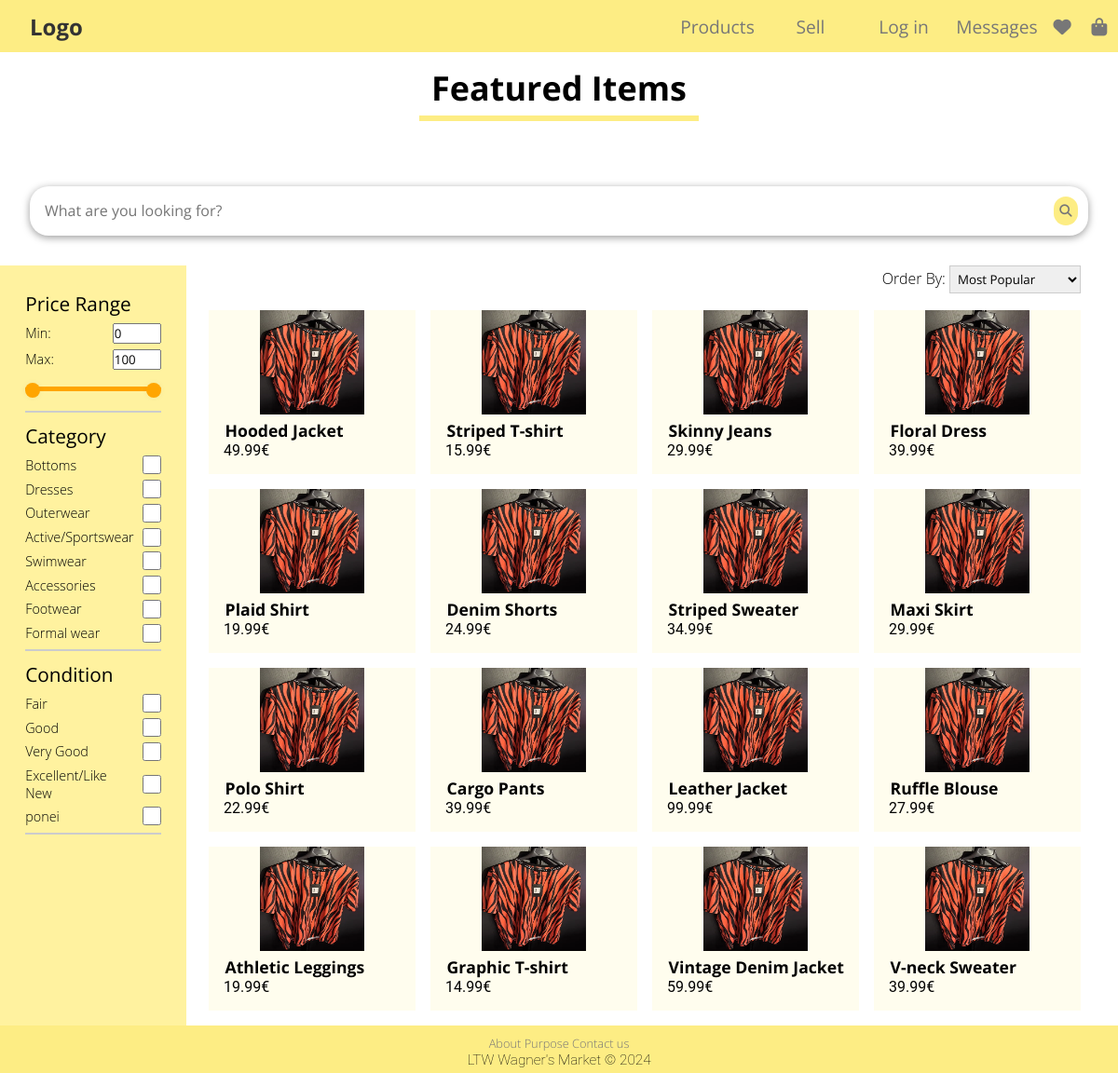
The page /pages/search.php on the database as committed earlier.
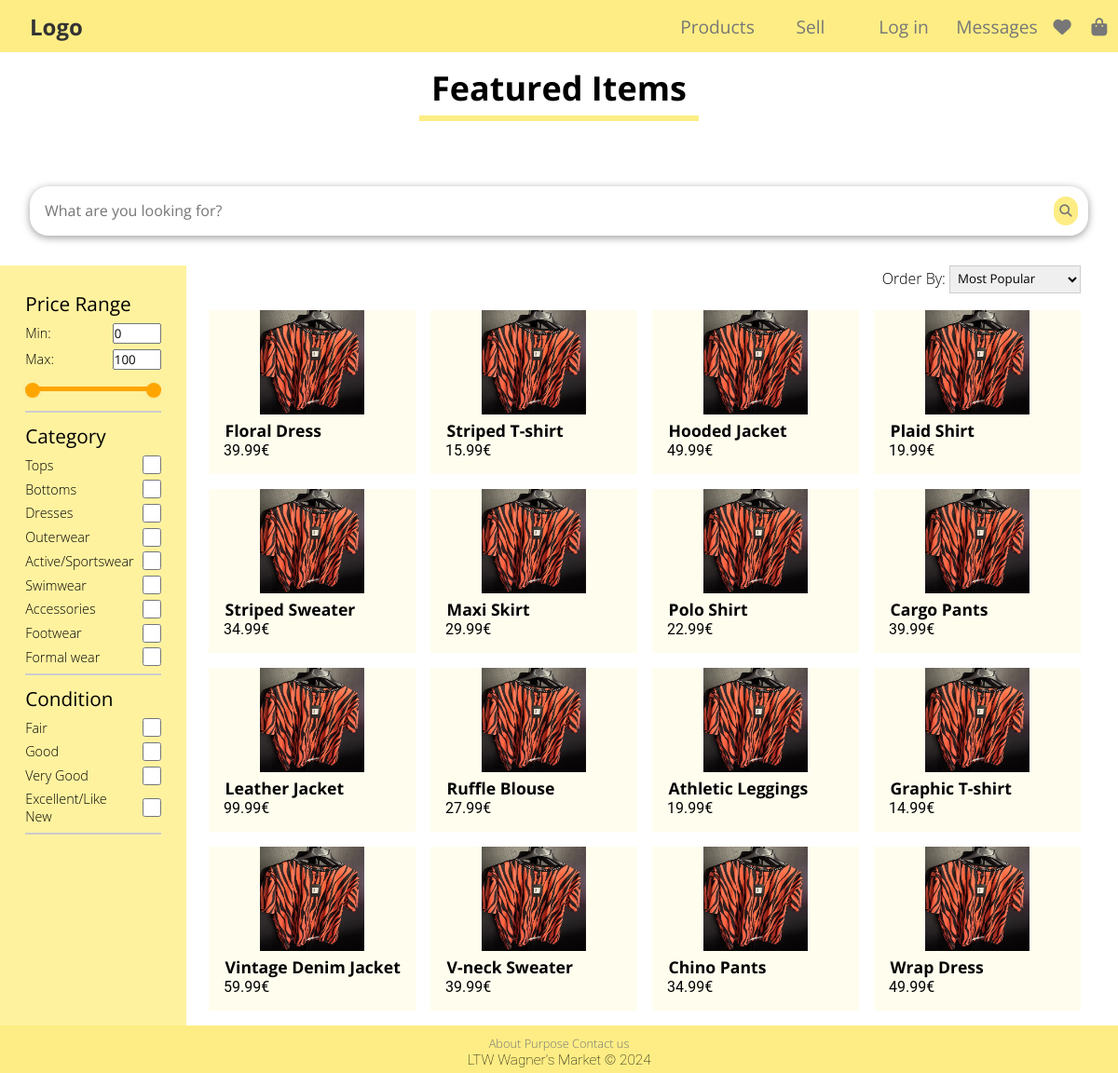
The same page on the database as committed later.
### tables this page shows
CREATE TABLE ITEM (
    ItemId INTEGER PRIMARY KEY AUTOINCREMENT,
    UserId INTEGER NOT NULL,
    Title TEXT NOT NULL,
    Price FLOAT NOT NULL,
    Description TEXT NOT NULL,
    Condition TEXT NOT NULL,
    Size TEXT NOT NULL,
    Brand TEXT NOT NULL,
    ImagePath TEXT NOT NULL,
    WishlistCounter INTEGER DEFAULT 0,
    Timestamp DATETIME NOT NULL DEFAULT CURRENT_TIMESTAMP,
    CONSTRAINT PriceConstraint CHECK (Price > 0),
    FOREIGN KEY (UserId) REFERENCES USER (UserId) ON DELETE CASCADE ON UPDATE CASCADE,
    FOREIGN KEY (Condition) REFERENCES CONDITION (Condition) ON DELETE CASCADE ON UPDATE CASCADE,
    FOREIGN KEY (Size) REFERENCES SIZE (Size) ON DELETE CASCADE ON UPDATE CASCADE
);

CREATE TABLE CATEGORY (
    CategoryName TEXT NOT NULL,
    CategoryImage TEXT NOT NULL,
    CONSTRAINT Pk_CategoryName PRIMARY KEY (CategoryName)
);

CREATE TABLE CONDITION (
    Condition TEXT NOT NULL,
    CONSTRAINT PK_Condition PRIMARY KEY (Condition)
);

### public/utils/session.php (called while the page is built, shortened)
<?php
class Session
{
    public function isLoggedIn(): bool
    {
        return isset($_SESSION['id']);
    }
}
?>

### private/database/item.class.php (called while the page is built, shortened)
<?php
class Item
{
    public function __construct(int $itemId, int $userId, string $title, float $price, string $description, string $condition, string $size, string $brand, string $imagePath, int $wishlistCounter, string $timeStamp)
    {
        $this->itemId = $itemId;
        $this->title = $title;
        $this->price = $price;
        $this->imagePath = $imagePath;
    }
    static function getMostPopularItems(PDO $db, int $count, int $offset): array
    {
        $stmt = $db->prepare('SELECT ItemId, UserId, Title, Price, Description, Condition,
            Size, Brand, ImagePath, WishlistCounter, Timestamp FROM ITEM ORDER BY WishlistCounter DESC LIMIT ? OFFSET ?');
        $stmt->execute(array($count, $offset));
        $items = array();
        while ($item = $stmt->fetch()) {
            $items[] = new Item(
                $item['ItemId'],
                $item['UserId'],
                $item['Title'],
                $item['Price'],
                $item['Description'],
                $item['Condition'],
                $item['Size'],
                $item['Brand'],
                $item['ImagePath'],
                $item['WishlistCounter'],
                $item['Timestamp']
            );
        }
        return $items;
    }
    static function getMaxPrice(PDO $db): float
    {
        $stmt = $db->prepare('SELECT MAX(PRICE) AS MaxPrice FROM ITEM');
        $stmt->execute();
        return (float)$stmt->fetch(PDO::FETCH_ASSOC)['MaxPrice'];
    }
}
?>

### private/database/category.class.php (called while the page is built, shortened)
<?php
class Category
{
    public function __construct(string $categoryName, string $categoryImage)
    {
        $this->categoryName = $categoryName;
    }
    static function getCategories(PDO $db): array
    {
        $stmt = $db->prepare('SELECT CategoryName, CategoryImage FROM CATEGORY');
        $stmt->execute(array());
        $categories = array();
        while ($category = $stmt->fetch()) {
            $categories[] = new Category(
                $category['CategoryName'],
                $category['CategoryImage']
            );
        }
        return $categories;
    }
}
?>

### private/database/condition.class.php (called while the page is built, shortened)
<?php
class Condition
{
    public function __construct(string $condition)
    {
        $this->condition = $condition;
    }
    static function getConditions(PDO $db): array
    {
        $stmt = $db->prepare('SELECT Condition FROM CONDITION');
        $stmt->execute(array());
        $conditions = array();
        while ($condition = $stmt->fetch()) {
            $conditions[] = new Condition(
                $condition['Condition']
            );
        }
        return $conditions;
    }
}
?>

### private/templates/item.tpl.php (the view, shortened to what this page needs)
<?php
require_once(__DIR__ . '/../database/item.class.php');
require_once(__DIR__ . '/../database/condition.class.php');
require_once(__DIR__ . '/../database/category.class.php');
?>
<?php function drawItems(PDO $db, array $items, Session $session): void
{ ?>
        <ul class="draw-items" id="draw-items">
            <?php foreach($items as $item) { ?>
                <li class="item-card">
                    <a href="../pages/item.php?id=<?=$item->itemId?>">
                        <img src="<?= $item->imagePath?>">
                    </a>
                    <a href="../pages/item.php?id=<?=$item->itemId?>">
                        <h4><?=$item->title?></h4>
                        <p><?=number_format($item->price, 2)?>€</p>
                    </a>
                </li>
            <?php } ?>
        </ul>
<?php }?>
<?php function drawItemFilter(PDO $db, float $maxPrice, ?string $selectedCategory = null) { ?>
    <?php
        $categories = Category::getCategories($db);
        $conditions = Condition::getConditions($db);
    ?>
    <form id="filters">
        <fieldset id="price">
            <legend>Price Range</legend>
            <section id ="number-input">
                <label>Min: <input type="number" id="min-input" value = "0" min="0" max="<?= intval(ceil($maxPrice))?>"></label>
                <label>Max: <input type="number" id="max-input" value = "<?=intval(ceil($maxPrice))?>" min="0" max="<?=intval(ceil($maxPrice))?>"></label>
            </section>
            <section id="price-range">
                <section id="slider">
                    <section id="progress"></section>
                </section>
                <section id="range-input">
                    <input type="range" id="min-range" min="0" max="<?=intval(ceil($maxPrice))?>" value="0" step="1">
                    <input type="range" id="max-range" min="0" max="<?=intval(ceil($maxPrice))?>" value="<?=intval(ceil($maxPrice))?>" step="1">
                </section>
            </section>
        </fieldset>
        <fieldset id="category">
            <legend>Category</legend>
            <?php foreach($categories as $category) { ?>
                <?php if ($selectedCategory != null) {
                    if ($selectedCategory === $category->categoryName) { ?>
                       <label><?= $category->categoryName ?><input type="checkbox" id="<?= $category->categoryName ?>" checked></label>
                <?php } else { ?>
                <label><?= $category->categoryName ?><input type="checkbox" id="<?= $category->categoryName ?>"></label>
                <?php } } else { ?>
                    <label><?= $category->categoryName ?><input type="checkbox" id="<?= $category->categoryName ?>"></label>
                    <?php } } ?>
        </fieldset>
        <fieldset id="condition">
            <legend>Condition</legend>
            <?php foreach($conditions as $condition) { ?>
                <label><?= $condition->condition ?><input type="checkbox" id="<?= $condition->condition ?>"></label>
            <?php } ?>
        </fieldset>
    </form>
<?php } ?>
<?php function drawItemSorter() { ?>
    <label id="order"> Order By:
        <select id="order-selected">
            <option value="popular" selected>Most Popular</option>
        </select>
    </label>
<?php } ?>

### private/templates/common.tpl.php (shortened to what this page needs)
<?php
require_once (__DIR__ . '/../../public/utils/session.php');
require_once (__DIR__ . '/../database/category.class.php');
?>
<?php function drawHeader(PDO $db, Session $session)
{ ?>
    <!DOCTYPE html>
    <html lang="en-US">
    <head>
        <link rel="stylesheet" href="../css/style.css">
    </head>
    <body>
        <header>
            <section class="header-left">
                <a class="logo" href="../pages/index.php">Logo</a>
            </section>
            <nav class="header-right">
                    <section id="header-products">
                        <a  href="/pages/search.php">Products</a>
                    </section>
                    <?php
                    if ($session->isLoggedIn()) { ?>
                        <a href="../pages/publish_add.php">Sell</a>
                        <nav id="header-profile">
                            <a href="../pages/profile.php">Profile</a>
                            <?php drawProfileForm($db, $session); ?>
                        </nav>
                        <a href="../pages/messages.php">Messages</a>
                        <a href="../pages/wishlist.php"><i class="fas fa-heart"></i></a>
                        <a href="../pages/shopping_bag.php"><i class="fas fa-shopping-bag"></i></a>
                    <?php } else { ?>
                        <a class="not-logged-in">Sell</a>
                        <nav id="header-profile">
                            <a class="not-logged-in">Log in</a>
                        </nav>
                        <a class="not-logged-in">Messages</a>
                        <a class="not-logged-in"><i class="fas fa-heart"></i></a>
                        <a class="not-logged-in"><i class="fas fa-shopping-bag"></i></a>
                    <?php }?>
            </nav>
        </header>
    <?php } ?>
    <?php function drawFooter()
    { ?>
        <footer>
            <nav>
                <a href="#">About</a>
                <a href="#">Purpose</a>
                <a href="#">Contact us</a>
            </nav>
            <p>LTW Wagner's Market &copy; 2024</p>
        </footer>
    </body>
    </html>
<?php } ?>
<?php function drawSearchBar(string $id, string $placeholder)
{?>
    <section id="search-bar" class="search-bar">
        <input id="<?= $id ?>" type="text" placeholder="<?= $placeholder ?>">
        <button><i class="fa fa-search"></i></button>
    </section>
<?php } ?>
<?php function drawTitle(string $title): void
{ ?>
    <section id="title">
        <h2>
            <?= $title ?>
        </h2>
        <hr class="line-yellow">
    </section>
<?php } ?>

### public/pages/search.php (shortened to what this page needs)
<?php
require_once(__DIR__ . '/../utils/session.php');
$session = new Session();
require_once(__DIR__ . '/../../private/database/connection.db.php');
require_once(__DIR__ . '/../../private/database/item.class.php');
require_once(__DIR__ . '/../../private/database/item_category.class.php');
require_once(__DIR__ . '/../../private/templates/common.tpl.php');
require_once(__DIR__ . '/../../private/templates/item.tpl.php');
$limit = 16;
$offset = 0;
$db = getDatabaseConnection();
$categoryName = isset($_GET['category']) ? $_GET['category'] : null;
$items = Item::getMostPopularItems($db, $limit, $offset);
$maxPrice = Item::getMaxPrice($db);
drawHeader($db, $session);
drawTitle("Featured Items");
?>
<section class="search-items-body"> <?php
    drawSearchBar("search-items", "What are you looking for?");
    drawItems($db, $items, $session);
    drawItemFilter($db, $maxPrice, $categoryName);
    drawItemSorter(); ?>
</section>
<?php
drawFooter();
?>

### public/css/style.css (style rules this page uses)
* { margin: 0; padding: 0; box-sizing: border-box; font-family: 'Open Sans', sans-serif; }
p { font-family: 'Roboto', sans-serif; font-size: 1.2em; }
header, .logo, a { color: #777; text-decoration: none; transition: color 0.3s; }
h4 { font-size: 1.1em; }
h2 { font-size: 1.5em; }
button, .button { color: #777; background: rgba(253, 237, 132, 1); border: none; padding: .5em .5em; margin: .2em; border-radius: 30px; transition: 0.3s; }
select { padding: .3em; border: .1em solid #ccc; cursor: pointer; }
section#title { font-family: 'Open Sans', sans-serif; margin: 70px 0; text-align: center; font-size: 1.5em; }
.line-yellow { width: 300px; height: 0.25em; background-color: rgba(253, 237, 132, 1); border: none; margin: 5px auto; }
header { height: 3.5rem; display: grid; grid-template-columns: 1.5fr 1fr; background-color: rgba(253, 237, 132, 1); position: fixed; top: 0; width: 100%; z-index: 1; }
.header-left { align-content: center; }
.header-right { font-size: 1.2em; display: grid; grid-template-columns: repeat(4, 1fr) .4fr .4fr; justify-items: center; align-items: center; }
.logo { font-weight: 700; font-size: 1.5em; color: #333; padding-left: 2rem; }
.search-bar { display: grid; grid-template-columns: 1fr auto; background-color: #fff; border-radius: 20px; box-shadow: 0 2px 8px rgba(0, 0, 0, 0.4); padding: 0.5em; margin: 0 1em 0 1em; }
.search-bar input { border: none; font-size: 1em; margin-left: 0.5em; }
.search-bar button { cursor: pointer; }
.draw-items { display: grid; grid-template-columns: repeat(4, 1fr); list-style: none; margin: 0 1.5em; }
.item-card { transition: transform 0.1s ease, box-shadow 0.1s ease; background-color: rgba(253, 237, 132, 0.138); text-align: center; margin-right: 1em; margin-bottom: 1em; min-height: 11em; max-height: 12em; }
.item-card img { width: 7em; height: 7em; }
.item-card p, .item-card h4 { text-align: left; margin-left: 1em; color: black; }
.item-card p { font-size: 1em; }
.search-items-body { display: grid; grid-template-areas: "search search" "filter order" "filter items"; grid-template-columns: 1fr 5fr; grid-template-rows: auto 3em 1fr; }
.search-items-body section.search-bar { grid-area: search; margin: 0 2em 2em 2em; }
.search-items-body .draw-items { grid-area: items; }
.search-items-body form#filters { grid-area: filter; background: rgb(255, 242, 159); padding: 1em; width: 100%; }
.search-items-body label#order { grid-area: order; margin-bottom: 1em; margin-right: 2.5em; font-family: 'Open Sans Light', sans-serif; justify-self: right; padding-bottom: 0.5em; }
input[type="checkbox"] { width: 1.5em; height: 1.5em; border: 0.1em solid #555; border-radius: 4px; background-color: #fff; cursor: pointer; }
#filters legend { font-size: 1.3em; padding-bottom: 0.2em; }
#filters label { display: flex; justify-content: space-between; gap: 0.5em; align-items: center; padding: 0.2em 0; font-size: 0.9em; font-family: 'Open Sans Light', sans-serif; word-wrap: break-word; }
#filters fieldset { display: grid; margin: 0.7em; border: none; border-bottom: 2px solid #ccc; padding-bottom: 0.3em; }
#slider { height: 0.3em; background: #ddd; border-radius: 5px; position: relative; margin: 1em 0; }
#slider #progress { height: 100%; border-radius: 5px; background: #FFA500; position: absolute; left: 0; right: 0; }
#range-input { position: relative; margin: 1em 0; }
#range-input input { width: 100%; height: 5px; position: absolute; top: -1em; background: none; pointer-events: none; -webkit-appearance: none; -moz-appearance: none; }
footer { font-family: 'Roboto', sans-serif; font-weight: 100; font-size: 0.8em; text-align: center; background: rgba(253, 237, 132, 1); padding: 10px 0 5px 0; bottom: 0; left: 0; right: 0; }

Rows that differ between the two databases and show on the page:
removed item: ImagePath (picture), Title "Skinny Jeans", Price "29.99"
removed item: ImagePath (picture), Title "Denim Shorts", Price "24.99"
removed condition: Condition "ponei"
changed item "Floral Dress": moves up the list
changed item "Striped T-shirt": moves down the list
now on this page (row edited): item: ImagePath (picture), Title "Chino Pants", Price "34.99"
now on this page (row edited): item: ImagePath (picture), Title "Wrap Dress", Price "49.99"
added category: CategoryName "Tops"
